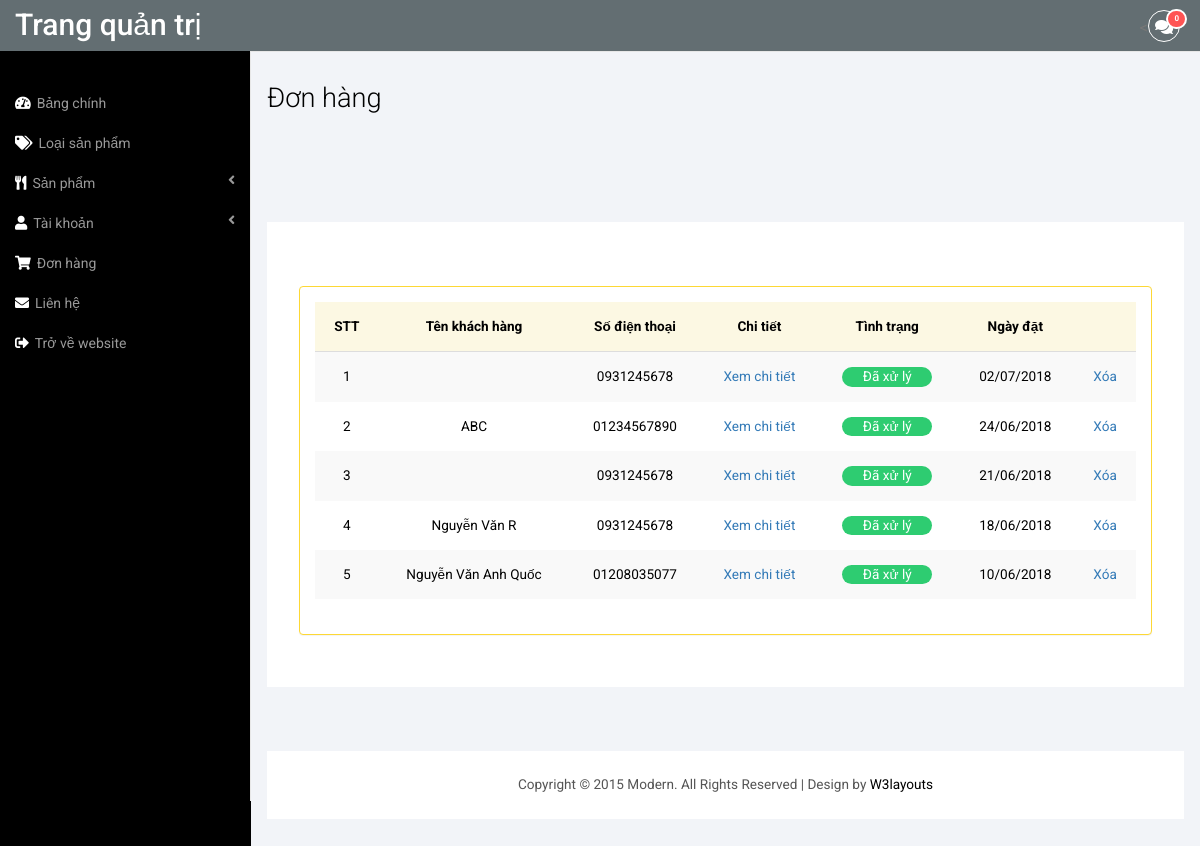
Screenshot of /admin/list-order.php (signed in) with the database file from the repository.
### tables this page shows
CREATE TABLE `donhang` (
  `ID_donhang` int(11) NOT NULL,
  `Ten_khachhang` varchar(255) NOT NULL,
  `Email` varchar(255) NOT NULL,
  `Sdt` varchar(255) NOT NULL,
  `Diachi` longtext NOT NULL,
  `Thanhpho` varchar(255) NOT NULL,
  `Ghichu` longtext NOT NULL,
  `Tinhtrang` int(11) NOT NULL,
  `Ngaydat` date NOT NULL
);

### web/admin/list-order.php (the view, shortened to what this page needs)
<!DOCTYPE HTML>
<html>
<head>
  <?php include('modules/head.php') ?>
</head>
<body>
  <?php include('modules/config.php') ?>
<div id="wrapper">
              <?php include('modules/header.php') ?>
        <div id="page-wrapper">
        <div class="col-md-12 graphs">
     <div class="xs">
     <h3>Đơn hàng</h3>
  <div class="bs-example4" data-example-id="simple-responsive-table">
     <div class="panel panel-warning" data-widget="{&quot;draggable&quot;: &quot;false&quot;}" data-widget-static="">
        <div class="panel-body no-padding">
          <table class="table table-striped">
            <thead>
              <tr class="warning">
                <th>STT</th>
                <th>Tên khách hàng</th>
                <th>Số điện thoại</th>
                <th>Chi tiết</th>
                <th>Tình trạng</th>
                <th>Ngày đặt</th>
                <th></th>
              </tr>
            </thead>
            <tbody>
             <?php
              $qry=mysqli_query($conn,"select * from donhang order by ID_donhang desc");
              $i=1;
              while($row=mysqli_fetch_array($qry)){
               ?>
              <tr>
                <td><?php echo $i ?></td>
                <td><?php echo $row['Ten_khachhang'] ?></td>
                <td><?php echo $row['Sdt'] ?></td>
                <td><a href="detail-order.php?id=<?php echo $row['ID_donhang'] ?>">Xem chi tiết</a></td>
                <?php if($row['Tinhtrang']==0){ ?>
                <td><a href="list-order.php?id=<?php echo $row['ID_donhang'] ?>&tinhtrang=0" style="text-decoration: none"><div class="tinhtrang" style="background-color: #ed1a3b">Chưa xử lý</div></a></td>
                <?php }else{ ?>
                <td><a href="list-order.php?id=<?php echo $row['ID_donhang'] ?>&tinhtrang=1" style="text-decoration: none"><div class="tinhtrang" style="background-color: #2ecc71">Đã xử lý</div></a></td>
                <?php } ?>
                <?php $date=strtotime($row['Ngaydat']) ?>
                <td><?php echo date('d/m/Y',$date) ?></td>
                <td><a href="list-order.php?id=<?php echo $row['ID_donhang'] ?>&xoadonhang=1" onclick="return confirm('Bạn có muốn xóa đơn hàng này?')">Xóa</a></td>
              </tr>
              <?php
                $i++;
              }?>
            </tbody>
          </table>
        </div>
  </div>
  </div>
  </div>
  <div class="copy_layout">
      <p>Copyright © 2015 Modern. All Rights Reserved | Design by <a href="http://w3layouts.com/" target="_blank">W3layouts</a> </p>
  </div>
   </div>
      </div>
   </div>
<link href="css/custom.css" rel="stylesheet">
</body>
</html>

### web/admin/css/modern-admin.css (style rules this page uses)
h4, h5, h6, h1, h2, h3 { margin-top: 0; }
p { margin: 0; }
html, body { font-family: 'Roboto', sans-serif; font-size: 100%; background:#000; overflow-x: hidden; }
body a { transition:0.5s all; -webkit-transition:0.5s all; -moz-transition:0.5s all; -o-transition:0.5s all; -ms-transition:0.5s all; }
.copy p, .copy_layout p { font-size:0.85em; color:#555; }
.copy p a, .copy_layout p a { color:#000; }
.graphs { padding: 2em 1em; background: #f2f4f8; font-family: 'Roboto', sans-serif; }
.bs-example4 { background: #fff; padding: 2em; margin-top: 108px; }
.xs h3, .widget_head { color:#000; font-size:1.7em; font-weight:300; margin-bottom: 1em; }
.table > thead > tr > th, .table > tbody > tr > th, .table > tfoot > tr > th, .table > thead > tr > td, .table > tbody > tr > td, .table > tfoot > tr > td { border-top: none !important; }
.panel-warning { margin-top: 2em; }
.panel.panel-warning { border-color: #fdd835; }
.table > thead > tr > th, .table > tbody > tr > th, .table > tfoot > tr > th, .table > thead > tr > td, .table > tbody > tr > td, .table > tfoot > tr > td { font-size: 0.85em; color: #999; }
.table td, .table>tbody>tr>td, .table>tbody>tr>th, .table>tfoot>tr>td, .table>tfoot>tr>th, .table>thead>tr>td, .table>thead>tr>th { padding:15px !important; }
.table > thead > tr > th { border-bottom: 1px solid #ddd !important; }
.copy_layout { padding:1.5em 0; background:#fff; text-align:center; margin: 4em 0 0em 0; }
.table > thead > tr > th, .table > tbody > tr > th, .table > tfoot > tr > th, .table > thead > tr > td, .table > tbody > tr > td, .table > tfoot > tr > td { color: black; }
.tinhtrang { width: 90px; text-align: center; color: white; border-radius: 10px; margin: auto; }
.table-bordered th,td { text-align: center; }
.warning th { text-align: center; }

### web/admin/css/custom.css (style rules this page uses)
#wrapper { width: 100%; }
#page-wrapper { min-height: 568px; background-color: #fff; }
@media (min-width:768px) { #page-wrapper { position: inherit; margin: 0 0 0 250px; border-left: 1px solid #e7e7e7; } }

### rows the page displays
donhang: Sdt "0931245678", Ngaydat "02/07/2018"
donhang: Ten_khachhang "ABC", Sdt "01234567890", Ngaydat "24/06/2018"
donhang: Sdt "0931245678", Ngaydat "21/06/2018"
donhang: Ten_khachhang "Nguyễn Văn R", Sdt "0931245678", Ngaydat "18/06/2018"
donhang: Ten_khachhang "Nguyễn Văn Anh Quốc", Sdt "01208035077", Ngaydat "10/06/2018"

### other values shown
$lienhemoi "0"
